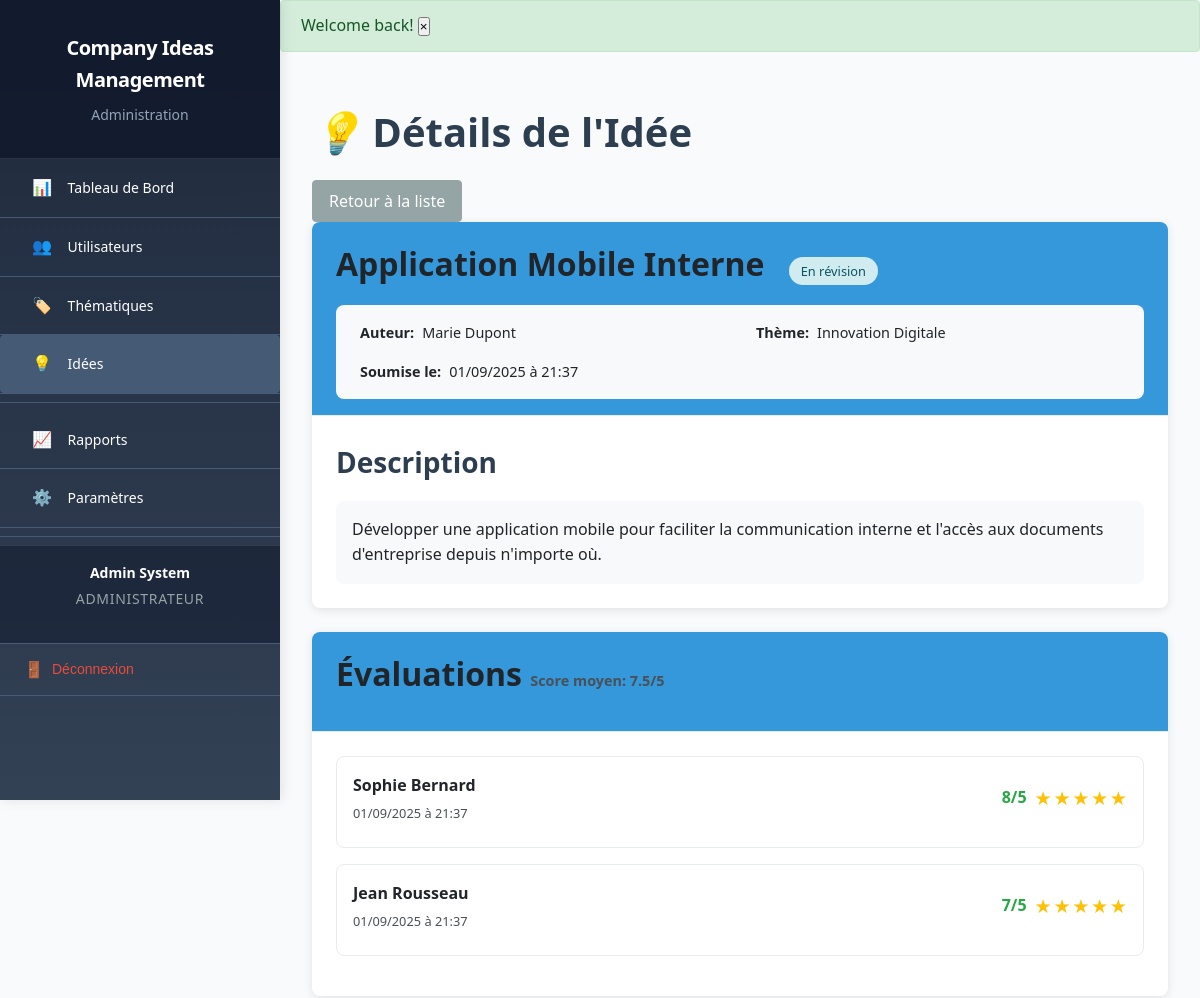
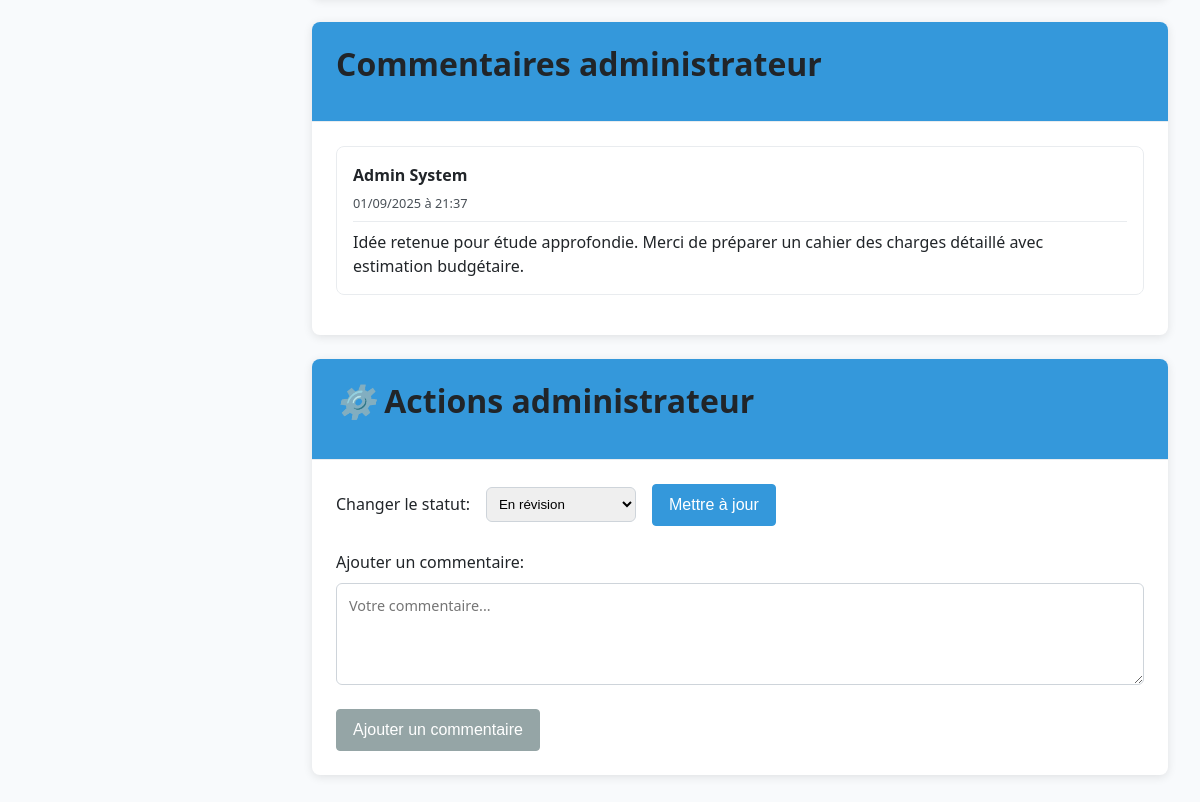
Screenshot of /admin/ideas/1 (signed in) with the database file from the repository (2 pictures, top to bottom).
### tables this page shows
CREATE TABLE `users` (
    `id` BIGINT UNSIGNED NOT NULL AUTO_INCREMENT,
    `first_name` VARCHAR(100) NOT NULL,
    `last_name` VARCHAR(100) NOT NULL,
    `email` VARCHAR(180) NOT NULL,
    `password_hash` VARCHAR(255) NOT NULL,
    `role` ENUM('admin', 'salarie', 'evaluateur') NOT NULL,
    `status` ENUM('active', 'inactive') NOT NULL DEFAULT 'active',
    `created_at` DATETIME NOT NULL DEFAULT CURRENT_TIMESTAMP,
    `updated_at` DATETIME NULL ON UPDATE CURRENT_TIMESTAMP,
    PRIMARY KEY (`id`),
    UNIQUE KEY `email_unique` (`email`),
    KEY `idx_email` (`email`),
    KEY `idx_role` (`role`),
    KEY `idx_status` (`status`)
);

CREATE TABLE `ideas` (
    `id` BIGINT UNSIGNED NOT NULL AUTO_INCREMENT,
    `user_id` BIGINT UNSIGNED NOT NULL,
    `theme_id` BIGINT UNSIGNED NOT NULL,
    `title` VARCHAR(200) NOT NULL,
    `description` TEXT NOT NULL,
    `status` ENUM('submitted', 'under_review', 'accepted', 'rejected', 'archived') NOT NULL DEFAULT 'submitted',
    `avg_score` DECIMAL(4,2) NULL,
    `created_at` DATETIME NOT NULL DEFAULT CURRENT_TIMESTAMP,
    `updated_at` DATETIME NULL ON UPDATE CURRENT_TIMESTAMP,
    PRIMARY KEY (`id`),
    KEY `idx_user_id` (`user_id`),
    KEY `idx_theme_id` (`theme_id`),
    KEY `idx_status` (`status`),
    KEY `idx_created_at` (`created_at`),
    CONSTRAINT `fk_ideas_user_id` FOREIGN KEY (`user_id`) REFERENCES `users` (`id`) ON DELETE CASCADE ON UPDATE CASCADE,
    CONSTRAINT `fk_ideas_theme_id` FOREIGN KEY (`theme_id`) REFERENCES `themes` (`id`) ON DELETE CASCADE ON UPDATE CASCADE
);

CREATE TABLE `themes` (
    `id` BIGINT UNSIGNED NOT NULL AUTO_INCREMENT,
    `name` VARCHAR(150) NOT NULL,
    `description` TEXT NULL,
    `is_active` TINYINT(1) NOT NULL DEFAULT 1,
    `created_at` DATETIME NOT NULL DEFAULT CURRENT_TIMESTAMP,
    PRIMARY KEY (`id`),
    UNIQUE KEY `name_unique` (`name`),
    KEY `idx_is_active` (`is_active`)
);

CREATE TABLE `evaluations` (
    `id` BIGINT UNSIGNED NOT NULL AUTO_INCREMENT,
    `idea_id` BIGINT UNSIGNED NOT NULL,
    `evaluator_id` BIGINT UNSIGNED NOT NULL,
    `score` TINYINT UNSIGNED NOT NULL CHECK (`score` >= 0 AND `score` <= 10),
    `comment` TEXT NULL,
    `created_at` DATETIME NOT NULL DEFAULT CURRENT_TIMESTAMP,
    PRIMARY KEY (`id`),
    UNIQUE KEY `unique_idea_evaluator` (`idea_id`, `evaluator_id`),
    KEY `idx_idea_id` (`idea_id`),
    KEY `idx_evaluator_id` (`evaluator_id`),
    KEY `idx_score` (`score`),
    CONSTRAINT `fk_evaluations_idea_id` FOREIGN KEY (`idea_id`) REFERENCES `ideas` (`id`) ON DELETE CASCADE ON UPDATE CASCADE,
    CONSTRAINT `fk_evaluations_evaluator_id` FOREIGN KEY (`evaluator_id`) REFERENCES `users` (`id`) ON DELETE CASCADE ON UPDATE CASCADE
);

CREATE TABLE `feedback` (
    `id` BIGINT UNSIGNED NOT NULL AUTO_INCREMENT,
    `idea_id` BIGINT UNSIGNED NOT NULL,
    `admin_id` BIGINT UNSIGNED NOT NULL,
    `message` TEXT NOT NULL,
    `created_at` DATETIME NOT NULL DEFAULT CURRENT_TIMESTAMP,
    PRIMARY KEY (`id`),
    KEY `idx_idea_id` (`idea_id`),
    KEY `idx_admin_id` (`admin_id`),
    KEY `idx_created_at` (`created_at`),
    CONSTRAINT `fk_feedback_idea_id` FOREIGN KEY (`idea_id`) REFERENCES `ideas` (`id`) ON DELETE CASCADE ON UPDATE CASCADE,
    CONSTRAINT `fk_feedback_admin_id` FOREIGN KEY (`admin_id`) REFERENCES `users` (`id`) ON DELETE CASCADE ON UPDATE CASCADE
);

### app/Views/admin/ideas/show.php (the view, shortened to what the rows shown need)
<div class="page-header">
    <div class="page-header-content">
        <h1 class="page-title">
            <i class="icon-ideas"></i>
            Détails de l'Idée
        </h1>
        <div class="page-actions">
            <a href="/admin/ideas" class="btn btn-secondary">
                Retour à la liste
            </a>
        </div>
    </div>
</div>
<div class="content-container">
    <div class="card idea-details-card">
        <div class="card-header">
            <h2 class="card-title">
                <?= htmlspecialchars($idea['title']) ?>
                <span class="status-badge status-<?= $idea['status'] ?>">
                    <?= match($idea['status']) {
                        'submitted' => 'Soumise',
                        'under_review' => 'En révision',
                        'accepted' => 'Acceptée',
                        'rejected' => 'Rejetée',
                        default => ucfirst($idea['status'])
                    } ?>
                </span>
            </h2>
            <div class="idea-meta">
                <div class="meta-item">
                    <strong>Auteur:</strong> <?= htmlspecialchars($idea['first_name'] . ' ' . $idea['last_name']) ?>
                </div>
                <div class="meta-item">
                    <strong>Thème:</strong> <?= htmlspecialchars($idea['theme_name']) ?>
                </div>
                <div class="meta-item">
                    <strong>Soumise le:</strong> <?= date('d/m/Y à H:i', strtotime($idea['created_at'])) ?>
                </div>
            </div>
        </div>
        <div class="card-body">
            <div class="idea-description">
                <h3>Description</h3>
                <div class="description-content">
                    <?= nl2br(htmlspecialchars($idea['description'])) ?>
                </div>
            </div>
        </div>
    </div>
    <div class="card evaluations-card">
        <div class="card-header">
            <h2 class="card-title">
                Évaluations
                <?php if (!empty($evaluations)): ?>
                    <span class="average-score">
                        Score moyen: <strong><?= $average_score ?>/5</strong>
                    </span>
                <?php endif; ?>
            </h2>
        </div>
        <div class="card-body">
            <?php if (empty($evaluations)): ?>
                <div class="empty-state">
                    <i class="icon-star-empty"></i>
                    <p>Aucune évaluation pour cette idée</p>
                </div>
            <?php else: ?>
                <div class="evaluations-list">
                    <?php foreach ($evaluations as $evaluation): ?>
                        <div class="evaluation-item">
                            <div class="evaluation-header">
                                <div class="evaluator-info">
                                    <strong>
                                        <?= htmlspecialchars($evaluation['evaluator_first_name'] . ' ' . $evaluation['evaluator_last_name']) ?>
                                    </strong>
                                    <span class="evaluation-date">
                                        <?= date('d/m/Y à H:i', strtotime($evaluation['created_at'])) ?>
                                    </span>
                                </div>
                                <div class="evaluation-score">
                                    <span class="score-value"><?= $evaluation['score'] ?>/5</span>
                                    <div class="stars">
                                        <?php for ($i = 1; $i <= 5; $i++): ?>
                                            <span class="star <?= $i <= $evaluation['score'] ? 'filled' : 'empty' ?>">★</span>
                                        <?php endfor; ?>
                                    </div>
                                </div>
                            </div>
                        </div>
                    <?php endforeach; ?>
                </div>
            <?php endif; ?>
        </div>
    </div>
    <div class="card feedback-card">
        <div class="card-header">
            <h2 class="card-title">
                Commentaires administrateur
            </h2>
        </div>
        <div class="card-body">
            <?php if (empty($feedback)): ?>
                <div class="empty-state">
                    <i class="icon-message-empty"></i>
                    <p>Aucun commentaire administrateur pour cette idée</p>
                </div>
            <?php else: ?>
                <div class="feedback-list">
                    <?php foreach ($feedback as $feedbackItem): ?>
                        <div class="feedback-item">
                            <div class="feedback-header">
                                <div class="admin-info">
                                    <strong>
                                        <?= htmlspecialchars($feedbackItem['first_name'] . ' ' . $feedbackItem['last_name']) ?>
                                    </strong>
                                    <span class="feedback-date">
                                        <?= date('d/m/Y à H:i', strtotime($feedbackItem['created_at'])) ?>
                                    </span>
                                </div>
                            </div>
                            <div class="feedback-content">
                                <?= nl2br(htmlspecialchars($feedbackItem['message'] ?? '')) ?>
                            </div>
                        </div>
                    <?php endforeach; ?>
                </div>
            <?php endif; ?>
        </div>
    </div>
    <div class="card admin-actions-card">
        <div class="card-header">
            <h2 class="card-title">
                <i class="icon-settings"></i>
                Actions administrateur
            </h2>
        </div>
        <div class="card-body">
            <div class="action-buttons">
                <form method="POST" action="/admin/ideas/<?= $idea['id'] ?>/status" class="status-form">
                    <div class="status-actions">
                        <label for="status">Changer le statut:</label>
                        <select name="status" id="status" class="form-select">
                            <option value="under_review" <?= $idea['status'] === 'under_review' ? 'selected' : '' ?>>En révision</option>
                        </select>
                        <button type="submit" class="btn btn-primary">
                            Mettre à jour
                        </button>
                    </div>
                </form>
                <div class="feedback-form">
                    <form method="POST" action="/admin/ideas/<?= $idea['id'] ?>/feedback">
                        <div class="form-group">
                            <label for="message">Ajouter un commentaire:</label>
                            <textarea name="message" id="message" class="form-textarea" rows="4"
                                      placeholder="Votre commentaire..."></textarea>
                        </div>
                        <button type="submit" class="btn btn-secondary">
                            Ajouter un commentaire
                        </button>
                    </form>
                </div>
            </div>
        </div>
    </div>
</div>

### app/Core/Router.php (shortened to what the rows shown need)
<?php
class Router
{
    private $routes = [];
    public function __construct()
    {
        $this->config = require dirname(__DIR__, 2) . '/config/config.php';
    }
    public function dispatch()
    {
        $request = new Request();
        $method = $request->getMethod();
        $uri = $request->getUri();
        $uri = strtok($uri, '?');
        $routeKey = $method . '|' . $uri;
        foreach ($this->routes as $pattern => $route) {
            if ($this->matchRoute($pattern, $routeKey, $params)) {
                $this->handleRoute($route, $params);
                return;
            }
        }
    }
    private function matchRoute($pattern, $routeKey, &$params)
    {
        $pattern = str_replace('|', '\|', $pattern);
        $pattern = str_replace('{id}', '(\d+)', $pattern);
        $pattern = str_replace('{slug}', '([a-zA-Z0-9-_]+)', $pattern);
        $regexPattern = '#^' . $pattern . '$#';
        if (preg_match($regexPattern, $routeKey, $matches)) {
            return true;
        }
        return false;
    }
    private function handleRoute($route, $params)
    {
        if (isset($route['role'])) {
            if (!Auth::check()) {
                Response::redirect('/login');
                return;
            }
        }
        $controller = new $controllerName();
        $method = $route['method'];
        call_user_func_array([$controller, $method], $params);
    }
}

### app/Views/partials/navbar_admin.php (shortened to what the rows shown need)
<nav class="sidebar-nav">
    <ul class="nav-list">
        <li class="nav-item">
            <a href="/admin" class="nav-link <?= $_SERVER['REQUEST_URI'] === '/admin' ? 'active' : '' ?>">
                <i class="icon-dashboard"></i>
                <span>Tableau de Bord</span>
            </a>
        </li>
        <li class="nav-item">
            <a href="/admin/users" class="nav-link <?= strpos($_SERVER['REQUEST_URI'], '/admin/users') === 0 ? 'active' : '' ?>">
                <i class="icon-users"></i>
                <span>Utilisateurs</span>
            </a>
        </li>
        <li class="nav-item">
            <a href="/admin/themes" class="nav-link <?= strpos($_SERVER['REQUEST_URI'], '/admin/themes') === 0 ? 'active' : '' ?>">
                <i class="icon-themes"></i>
                <span>Thématiques</span>
            </a>
        </li>
        <li class="nav-item">
            <a href="/admin/ideas" class="nav-link <?= strpos($_SERVER['REQUEST_URI'], '/admin/ideas') === 0 ? 'active' : '' ?>">
                <i class="icon-ideas"></i>
                <span>Idées</span>
            </a>
        </li>
        <li class="nav-divider"></li>
        <li class="nav-item">
            <a href="/admin/reports" class="nav-link <?= strpos($_SERVER['REQUEST_URI'], '/admin/reports') === 0 ? 'active' : '' ?>">
                <i class="icon-reports"></i>
                <span>Rapports</span>
            </a>
        </li>
        <li class="nav-item">
            <a href="/admin/settings" class="nav-link <?= strpos($_SERVER['REQUEST_URI'], '/admin/settings') === 0 ? 'active' : '' ?>">
                <i class="icon-settings"></i>
                <span>Paramètres</span>
            </a>
        </li>
        <li class="nav-divider"></li>
        <li class="nav-user">
            <div class="user-info">
                <div class="user-name"><?= htmlspecialchars($user['first_name'] . ' ' . $user['last_name']) ?></div>
                <div class="user-role">Administrateur</div>
            </div>
        </li>
        <li class="nav-item">
            <form method="POST" action="/logout" class="logout-form">
                <button type="submit" class="nav-link btn-logout" data-confirm="Êtes-vous sûr de vouloir vous déconnecter ?">
                    <i class="icon-logout"></i>
                    <span>Déconnexion</span>
                </button>
            </form>
        </li>
    </ul>
</nav>

### rows the page displays
users: first_name+last_name "Admin System"
ideas: title "Application Mobile Interne", status "En révision", user.last_name "Marie Dupont", theme.name "Innovation Digitale", created_at "01/09/2025 à 21:37", description "Développer une application mobile pour faciliter la communication interne et l'accès aux documents d'entreprise depuis n'importe où."
evaluations: evaluator.last_name "Sophie Bernard", created_at "01/09/2025 à 21:37", score "8"
evaluations: evaluator.last_name "Jean Rousseau", created_at "01/09/2025 à 21:37", score "7"
feedback: admin.last_name "Admin System", created_at "01/09/2025 à 21:37", message "Idée retenue pour étude approfondie. Merci de préparer un cahier des charges détaillé avec estimation budgétaire."

### other values shown
$message['message'] "Welcome back!"
